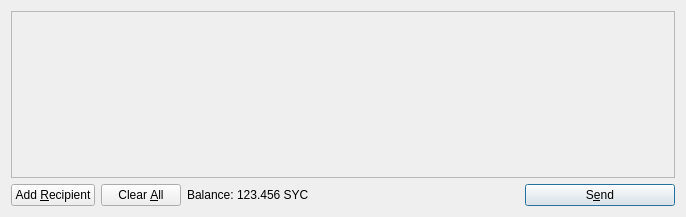
<?xml version="1.0" encoding="UTF-8"?>
<ui version="4.0">
 <class>SendCoinsDialog</class>
 <widget class="QDialog" name="SendCoinsDialog">
  <property name="geometry">
   <rect>
    <x>0</x>
    <y>0</y>
    <width>686</width>
    <height>217</height>
   </rect>
  </property>
  <property name="windowTitle">
   <string>Send Coins</string>
  </property>
  <layout class="QVBoxLayout" name="verticalLayout">
   <item>
    <widget class="QScrollArea" name="scrollArea">
     <property name="widgetResizable">
      <bool>true</bool>
     </property>
     <widget class="QWidget" name="scrollAreaWidgetContents">
      <property name="geometry">
       <rect>
        <x>0</x>
        <y>0</y>
        <width>666</width>
        <height>165</height>
       </rect>
      </property>
      <layout class="QVBoxLayout" name="verticalLayout_2">
       <property name="margin">
        <number>0</number>
       </property>
       <item>
        <layout class="QVBoxLayout" name="entries">
         <property name="spacing">
          <number>6</number>
         </property>
        </layout>
       </item>
       <item>
        <spacer name="verticalSpacer">
         <property name="orientation">
          <enum>Qt::Vertical</enum>
         </property>
         <property name="sizeHint" stdset="0">
          <size>
           <width>20</width>
           <height>40</height>
          </size>
         </property>
        </spacer>
       </item>
      </layout>
     </widget>
    </widget>
   </item>
   <item>
    <layout class="QHBoxLayout" name="horizontalLayout">
     <item>
      <widget class="QPushButton" name="addButton">
       <property name="toolTip">
        <string>Send to multiple recipients at once</string>
       </property>
       <property name="text">
        <string>Add &amp;Recipient</string>
       </property>
       <property name="icon">
        <iconset resource="../bitcoin.qrc">
         <normaloff>:/icons/add</normaloff>:/icons/add</iconset>
       </property>
       <property name="autoDefault">
        <bool>false</bool>
       </property>
      </widget>
     </item>
     <item>
      <widget class="QPushButton" name="clearButton">
       <property name="sizePolicy">
        <sizepolicy hsizetype="Minimum" vsizetype="Fixed">
         <horstretch>0</horstretch>
         <verstretch>0</verstretch>
        </sizepolicy>
       </property>
       <property name="toolTip">
        <string>Remove all transaction fields</string>
       </property>
       <property name="text">
        <string>Clear &amp;All</string>
       </property>
       <property name="icon">
        <iconset resource="../bitcoin.qrc">
         <normaloff>:/icons/remove</normaloff>:/icons/remove</iconset>
       </property>
       <property name="autoRepeatDelay">
        <number>300</number>
       </property>
       <property name="autoDefault">
        <bool>false</bool>
       </property>
      </widget>
     </item>
     <item>
      <layout class="QHBoxLayout" name="horizontalLayout_2">
       <property name="spacing">
        <number>3</number>
       </property>
       <item>
        <widget class="QLabel" name="label">
         <property name="text">
          <string>Balance:</string>
         </property>
        </widget>
       </item>
       <item>
        <widget class="QLabel" name="labelBalance">
         <property name="cursor">
          <cursorShape>IBeamCursor</cursorShape>
         </property>
         <property name="text">
          <string>123.456 SYC</string>
         </property>
         <property name="textInteractionFlags">
          <set>Qt::LinksAccessibleByMouse|Qt::TextSelectableByKeyboard|Qt::TextSelectableByMouse</set>
         </property>
        </widget>
       </item>
      </layout>
     </item>
     <item>
      <spacer name="horizontalSpacer">
       <property name="orientation">
        <enum>Qt::Horizontal</enum>
       </property>
       <property name="sizeHint" stdset="0">
        <size>
         <width>40</width>
         <height>20</height>
        </size>
       </property>
      </spacer>
     </item>
     <item>
      <widget class="QPushButton" name="sendButton">
       <property name="minimumSize">
        <size>
         <width>150</width>
         <height>0</height>
        </size>
       </property>
       <property name="toolTip">
        <string>Confirm the send action</string>
       </property>
       <property name="text">
        <string>S&amp;end</string>
       </property>
       <property name="icon">
        <iconset resource="../bitcoin.qrc">
         <normaloff>:/icons/send</normaloff>:/icons/send</iconset>
       </property>
       <property name="default">
        <bool>true</bool>
       </property>
      </widget>
     </item>
    </layout>
   </item>
  </layout>
 </widget>
 <resources>
  <include location="../bitcoin.qrc"/>
 </resources>
 <connections/>
</ui>
